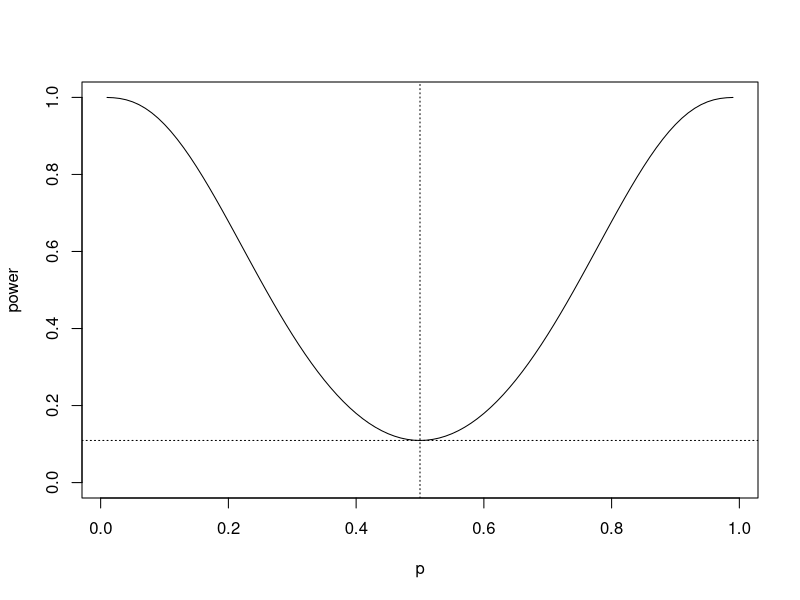
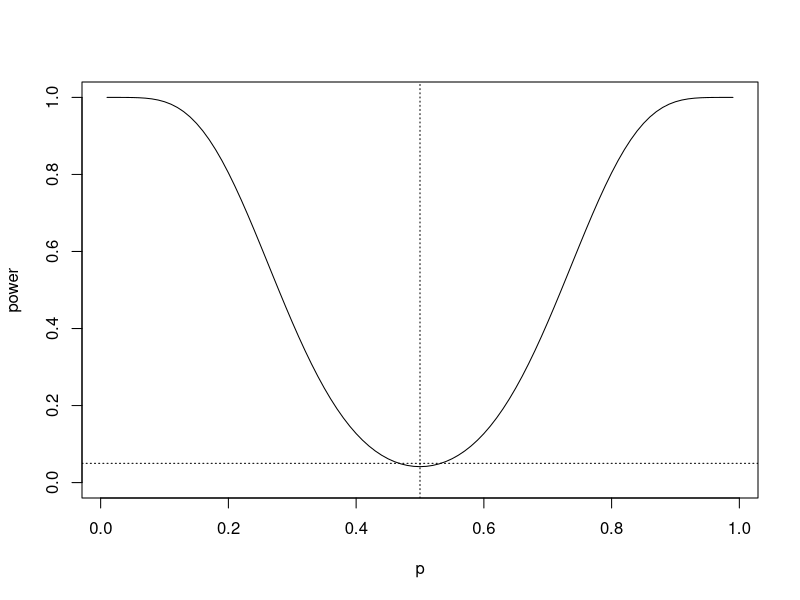

Here is the R script that generated these plots, in order:
## ---- chunk 1
knitr::opts_chunk$set(echo = TRUE)
## ---- chunk 2
p.seq <- seq(.01,.99,length=99)
power <- numeric()
for(j in 1:99)
{
    power[j] <- sum(dbinom(0:2,10,p.seq[j]),dbinom(8:10,10,p.seq[j]))
}
plot(p.seq,power,type="l",ylim=c(0,1),xlab="p")
abline(v=0.5,lty=3)		# vert line at null value
abline(h=0.109375,lty=3)# horiz line at size
## ---- chunk 3
p.seq <- seq(.01,.99,length=99)
power <- numeric()
for(j in 1:99)
{
    power[j] <- sum(dbinom(0:5,20,p.seq[j]),dbinom(15:20,20,p.seq[j]))
}
plot(p.seq,power,type="l",ylim=c(0,1),xlab="p")
abline(v=0.5,lty=3)  # vert line at null value
abline(h=0.05,lty=3) # horiz line at max. allowed size
